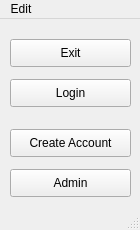
<?xml version="1.0" encoding="UTF-8"?>
<ui version="4.0">
 <class>Home</class>
 <widget class="QMainWindow" name="Home">
  <property name="geometry">
   <rect>
    <x>0</x>
    <y>0</y>
    <width>140</width>
    <height>230</height>
   </rect>
  </property>
  <property name="windowTitle">
   <string>Login</string>
  </property>
  <widget class="QWidget" name="centralwidget">
   <widget class="QPushButton" name="create_account">
    <property name="geometry">
     <rect>
      <x>10</x>
      <y>110</y>
      <width>121</width>
      <height>28</height>
     </rect>
    </property>
    <property name="cursor">
     <cursorShape>PointingHandCursor</cursorShape>
    </property>
    <property name="text">
     <string>Create Account</string>
    </property>
   </widget>
   <widget class="QPushButton" name="login">
    <property name="geometry">
     <rect>
      <x>10</x>
      <y>60</y>
      <width>121</width>
      <height>28</height>
     </rect>
    </property>
    <property name="cursor">
     <cursorShape>PointingHandCursor</cursorShape>
    </property>
    <property name="text">
     <string>Login</string>
    </property>
   </widget>
   <widget class="QPushButton" name="exit">
    <property name="geometry">
     <rect>
      <x>10</x>
      <y>20</y>
      <width>121</width>
      <height>28</height>
     </rect>
    </property>
    <property name="cursor">
     <cursorShape>PointingHandCursor</cursorShape>
    </property>
    <property name="text">
     <string>Exit</string>
    </property>
   </widget>
   <widget class="QPushButton" name="admin">
    <property name="geometry">
     <rect>
      <x>10</x>
      <y>150</y>
      <width>121</width>
      <height>28</height>
     </rect>
    </property>
    <property name="cursor">
     <cursorShape>PointingHandCursor</cursorShape>
    </property>
    <property name="text">
     <string>Admin</string>
    </property>
   </widget>
  </widget>
  <widget class="QMenuBar" name="menubar">
   <property name="geometry">
    <rect>
     <x>0</x>
     <y>0</y>
     <width>140</width>
     <height>26</height>
    </rect>
   </property>
   <widget class="QMenu" name="menuEdit">
    <property name="title">
     <string>Edit</string>
    </property>
    <addaction name="actionSettings"/>
   </widget>
   <addaction name="menuEdit"/>
  </widget>
  <widget class="QStatusBar" name="statusbar"/>
  <action name="actionExit">
   <property name="text">
    <string>Exit</string>
   </property>
   <property name="toolTip">
    <string>&lt;html&gt;&lt;head/&gt;&lt;body&gt;&lt;p&gt;Exits the program&lt;/p&gt;&lt;/body&gt;&lt;/html&gt;</string>
   </property>
  </action>
  <action name="actionSettings">
   <property name="text">
    <string>Settings</string>
   </property>
  </action>
  <action name="actionLogin">
   <property name="text">
    <string>Login</string>
   </property>
   <property name="toolTip">
    <string>&lt;html&gt;&lt;head/&gt;&lt;body&gt;&lt;p&gt;Login Prompt&lt;/p&gt;&lt;/body&gt;&lt;/html&gt;</string>
   </property>
  </action>
  <action name="actionCreate_Account">
   <property name="text">
    <string>Create Account</string>
   </property>
   <property name="toolTip">
    <string>&lt;html&gt;&lt;head/&gt;&lt;body&gt;&lt;p&gt;Account Creation Prompt&lt;/p&gt;&lt;/body&gt;&lt;/html&gt;</string>
   </property>
  </action>
  <action name="actionAdmin">
   <property name="text">
    <string>Admin</string>
   </property>
   <property name="toolTip">
    <string>&lt;html&gt;&lt;head/&gt;&lt;body&gt;&lt;p&gt;Admin Panel&lt;/p&gt;&lt;/body&gt;&lt;/html&gt;</string>
   </property>
  </action>
 </widget>
 <tabstops>
  <tabstop>exit</tabstop>
  <tabstop>login</tabstop>
  <tabstop>create_account</tabstop>
  <tabstop>admin</tabstop>
 </tabstops>
 <resources/>
 <connections/>
</ui>
